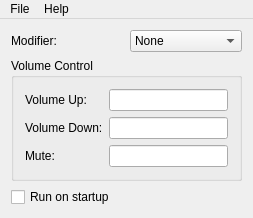
<?xml version="1.0" encoding="UTF-8"?>
<ui version="4.0">
 <class>MainWindow</class>
 <widget class="QMainWindow" name="MainWindow">
  <property name="geometry">
   <rect>
    <x>0</x>
    <y>0</y>
    <width>253</width>
    <height>203</height>
   </rect>
  </property>
  <property name="windowTitle">
   <string>QHotkey</string>
  </property>
  <property name="windowIcon">
   <iconset resource="images.qrc">
    <normaloff>:/images/k-hot-keys-icon.png</normaloff>:/images/k-hot-keys-icon.png</iconset>
  </property>
  <widget class="QWidget" name="centralWidget">
   <layout class="QVBoxLayout" name="verticalLayout">
    <item>
     <layout class="QHBoxLayout" name="horizontalLayout">
      <item>
       <widget class="QLabel" name="label">
        <property name="text">
         <string>Modifier:</string>
        </property>
       </widget>
      </item>
      <item>
       <widget class="ModifierComboBox" name="modifierComboBox">
        <item>
         <property name="text">
          <string>None</string>
         </property>
        </item>
        <item>
         <property name="text">
          <string>Ctrl</string>
         </property>
        </item>
        <item>
         <property name="text">
          <string>Alt</string>
         </property>
        </item>
        <item>
         <property name="text">
          <string>Shift</string>
         </property>
        </item>
       </widget>
      </item>
     </layout>
    </item>
    <item>
     <widget class="QGroupBox" name="groupBox">
      <property name="title">
       <string>Volume Control</string>
      </property>
      <layout class="QVBoxLayout" name="verticalLayout_2">
       <item>
        <layout class="QFormLayout" name="formLayout">
         <item row="1" column="0">
          <widget class="QLabel" name="label_2">
           <property name="text">
            <string>Volume Up:</string>
           </property>
          </widget>
         </item>
         <item row="1" column="1">
          <widget class="KeyBinder" name="volumeUpEdit"/>
         </item>
         <item row="2" column="0">
          <widget class="QLabel" name="label_3">
           <property name="text">
            <string>Volume Down:</string>
           </property>
          </widget>
         </item>
         <item row="2" column="1">
          <widget class="KeyBinder" name="volumeDownEdit"/>
         </item>
         <item row="3" column="0">
          <widget class="QLabel" name="label_4">
           <property name="text">
            <string>Mute:</string>
           </property>
          </widget>
         </item>
         <item row="3" column="1">
          <widget class="KeyBinder" name="muteEdit"/>
         </item>
        </layout>
       </item>
      </layout>
     </widget>
    </item>
    <item>
     <widget class="QCheckBox" name="runCheckbox">
      <property name="text">
       <string>Run on startup</string>
      </property>
     </widget>
    </item>
   </layout>
  </widget>
  <widget class="QMenuBar" name="menuBar">
   <property name="geometry">
    <rect>
     <x>0</x>
     <y>0</y>
     <width>253</width>
     <height>21</height>
    </rect>
   </property>
   <widget class="QMenu" name="menuFile">
    <property name="title">
     <string>File</string>
    </property>
    <addaction name="actionQuit"/>
   </widget>
   <widget class="QMenu" name="menuAbout">
    <property name="title">
     <string>Help</string>
    </property>
    <addaction name="actionAbout"/>
    <addaction name="actionQt"/>
   </widget>
   <addaction name="menuFile"/>
   <addaction name="menuAbout"/>
  </widget>
  <action name="actionQuit">
   <property name="icon">
    <iconset resource="images.qrc">
     <normaloff>:/images/exit.png</normaloff>:/images/exit.png</iconset>
   </property>
   <property name="text">
    <string>&amp;Quit</string>
   </property>
  </action>
  <action name="actionAbout">
   <property name="icon">
    <iconset resource="images.qrc">
     <normaloff>:/images/about.png</normaloff>:/images/about.png</iconset>
   </property>
   <property name="text">
    <string>About</string>
   </property>
  </action>
  <action name="actionQt">
   <property name="icon">
    <iconset resource="images.qrc">
     <normaloff>:/images/qticon.png</normaloff>:/images/qticon.png</iconset>
   </property>
   <property name="text">
    <string>Qt</string>
   </property>
  </action>
 </widget>
 <layoutdefault spacing="6" margin="11"/>
 <customwidgets>
  <customwidget>
   <class>KeyBinder</class>
   <extends>QLineEdit</extends>
   <header>keybinder.h</header>
  </customwidget>
  <customwidget>
   <class>ModifierComboBox</class>
   <extends>QComboBox</extends>
   <header>modifiercombobox.h</header>
  </customwidget>
 </customwidgets>
 <resources>
  <include location="images.qrc"/>
 </resources>
 <connections/>
</ui>
